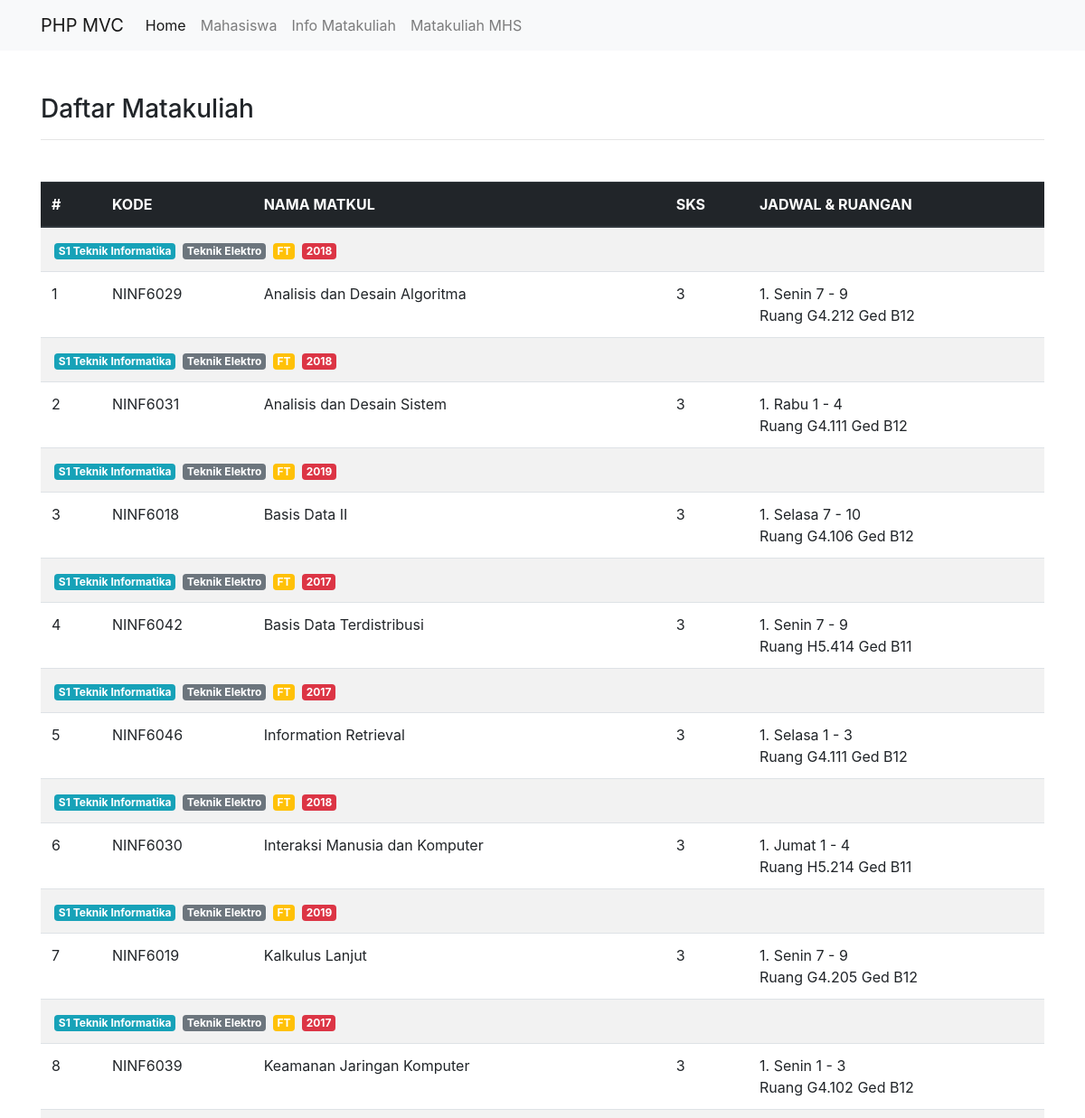
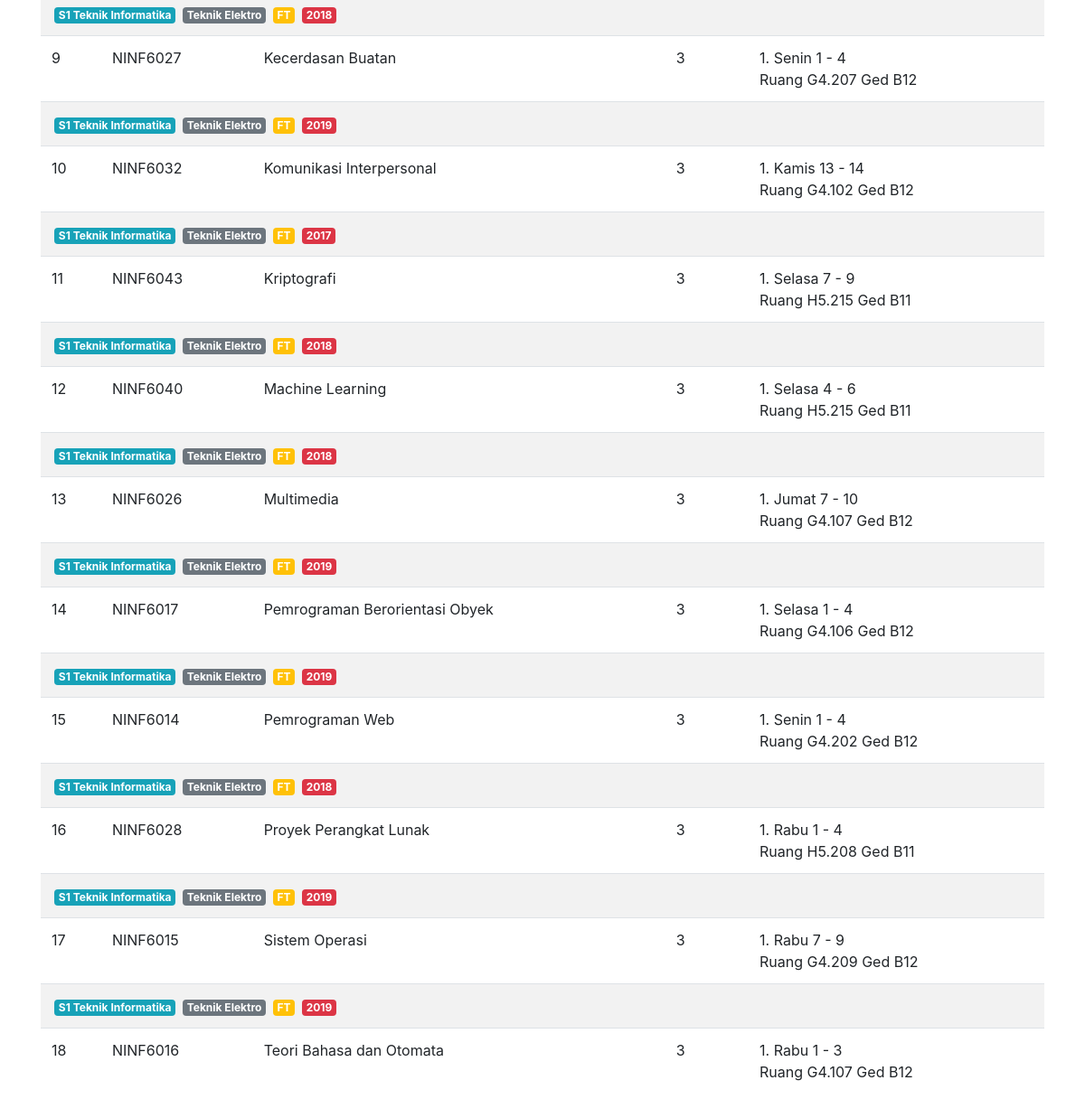
The page /public/matakuliah on the database its author committed (2 pictures, top to bottom).
### tables this page shows
CREATE TABLE `matakuliah` (
  `id_matkul` int(11) NOT NULL,
  `nama_matkul` varchar(50) NOT NULL,
  `kode_matkul` varchar(50) NOT NULL,
  `sks` int(11) NOT NULL,
  `scpl` varchar(255) NOT NULL,
  `cpmk` text NOT NULL,
  `deskripsi` text DEFAULT NULL,
  `kelas` varchar(50) NOT NULL,
  `offr` varchar(11) NOT NULL,
  `angkatan` int(11) NOT NULL,
  `jam` varchar(50) NOT NULL,
  `hari` varchar(50) NOT NULL,
  `ruangan` varchar(255) NOT NULL
);

### app/core/Controller.php (called while the page is built, shortened)
<?php
class Controller {
    public function view($view, $data = [])
    {
        require_once '../app/views/' . $view . '.php';
    }
    public function model($model)
    {
        return new $model;
    }
}

### app/controllers/Matakuliah.php (called while the page is built, shortened)
<?php
class Matakuliah extends Controller
{
    public function index()
    {
        $data = [
            'judul' => 'Home',
            'nama' => $this->model('User_model')->getUser(),
            'matkul' => $this->model('Matakuliah_model')->getAllMatakuliah(),
        ];
        $this->view('home/matkul', $data);
    }
}

### app/core/App.php (called while the page is built, shortened)
<?php
class App
{
    protected $method = 'index';
    protected $params = [];
    public function __construct()
    {
        $this->controller = new $this->controller;
        call_user_func_array([$this->controller, $this->method], $this->params);
    }
}

### public/index.php (called while the page is built, shortened)
<?php
$app = new App;

### app/core/Database.php (called while the page is built, shortened)
<?php
class Database {
    private $host = DB_HOST;
    private $user = DB_USER;
    private $pass = DB_PASS;
    private $db_name = DB_NAME;
    private $dbh;
    private $stmt;
    public function __construct()
    {
        $dsn = 'mysql:host=' . $this->host . ';dbname=' . $this->db_name;
        $option = [
            PDO::ATTR_PERSISTENT => true,
            PDO::ATTR_ERRMODE => PDO::ERRMODE_EXCEPTION
        ];
        try {
            $this->dbh = new PDO($dsn, $this->user, $this->pass, $option);
        } catch(PDOException $e) {
            die($e->getMessage());
        }
    }
    public function query($query)
    {
        $this->stmt = $this->dbh->prepare($query);
    }
    public function execute()
    {
        $this->stmt->execute();
    }
    public function resultSet()
    {
        $this->execute();
        return $this->stmt->fetchAll(PDO::FETCH_ASSOC);
    }
}

### app/models/Matakuliah_model.php (called while the page is built, shortened)
<?php
class Matakuliah_model
{
    private $table = 'matakuliah';
    private $db;
    public function __construct()
    {
        $this->db = new Database;
    }
    public function getAllMatakuliah()
    {
        $this->db->query('SELECT * FROM ' . $this->table . ' GROUP BY nama_matkul');
        return $this->db->resultSet();
    }
}

### app/models/User_model.php (called while the page is built)
<?php
class User_model
{
    private $nama = 'Edo Sugita Ibrahim';
    public function getUser()
    {
        return $this->nama;
    }
}

### app/views/home/matkul.php (the view)
<div class="container mt-5 mb-5">
    <main>
        <div class="row">
            <div class="col-md-12">
                <h3>Daftar Matakuliah</h3>
                <hr>
            </div>
            <div class="col-md-12" style="margin-top: 30px;">
                <div class="table-responsive">
                    <table class="table table-striped tb">
                        <thead class="thead-dark">
                            <tr>
                                <th scope="col">#</th>
                                <th scope="col">KODE</th>
                                <th scope="col">NAMA MATKUL</th>
                                <th scope="col">SKS</th>
                                <th scope="col">JADWAL & RUANGAN</th>
                            </tr>
                        </thead>
                        <tbody>
                            <?php $i = 1; ?>
                            <?php foreach ($data['matkul'] as $display) : ?>
                                <tr>
                                    <td scope="col" colspan="6">
                                        <span class="badge badge-info">S1 Teknik Informatika</span>
                                        <span class="badge badge-secondary">Teknik Elektro</span>
                                        <span class="badge badge-warning" style="color: #fff;">FT</span>
                                        <span class="badge badge-danger"><?= $display['angkatan']; ?></span>
                                    </td>
                                </tr>
                                <tr>
                                    <td scope=" col"><?= $i++; ?></td>
                                    <td scope="col"><?= $display['kode_matkul']; ?></td>
                                    <td scope="col"><?= $display['nama_matkul']; ?></td>
                                    <td scope="col"><?= $display['sks']; ?></td>
                                    <td scope="col">1. <?= $display['hari'] . ' ' . $display['jam'] . '<br>' . $display['ruangan']; ?></td>
                                </tr>
                            <?php endforeach; ?>
                        </tbody>
                    </table>
                </div>
            </div>
        </div>
    </main>
</div>

### public/css/style.css (style rules this page uses)
.badge { margin-left: 3px; }

### rows shown on the page
matakuliah: angkatan "2018", kode_matkul "NINF6029", nama_matkul "Analisis dan Desain Algoritma", sks "3", hari "Senin", jam "7 - 9", ruangan "Ruang G4.212 Ged B12"
matakuliah: angkatan "2018", kode_matkul "NINF6031", nama_matkul "Analisis dan Desain Sistem", sks "3", hari "Rabu", jam "1 - 4", ruangan "Ruang G4.111 Ged B12"
matakuliah: angkatan "2019", kode_matkul "NINF6018", nama_matkul "Basis Data II", sks "3", hari "Selasa", jam "7 - 10", ruangan "Ruang G4.106 Ged B12"
matakuliah: angkatan "2017", kode_matkul "NINF6042", nama_matkul "Basis Data Terdistribusi", sks "3", hari "Senin", jam "7 - 9", ruangan "Ruang H5.414 Ged B11"
matakuliah: angkatan "2017", kode_matkul "NINF6046", nama_matkul "Information Retrieval", sks "3", hari "Selasa", jam "1 - 3", ruangan "Ruang G4.111 Ged B12"
matakuliah: angkatan "2018", kode_matkul "NINF6030", nama_matkul "Interaksi Manusia dan Komputer", sks "3", hari "Jumat", jam "1 - 4", ruangan "Ruang H5.214 Ged B11"
matakuliah: angkatan "2019", kode_matkul "NINF6019", nama_matkul "Kalkulus Lanjut", sks "3", hari "Senin", jam "7 - 9", ruangan "Ruang G4.205 Ged B12"
matakuliah: angkatan "2017", kode_matkul "NINF6039", nama_matkul "Keamanan Jaringan Komputer", sks "3", hari "Senin", jam "1 - 3", ruangan "Ruang G4.102 Ged B12"
matakuliah: angkatan "2018", kode_matkul "NINF6027", nama_matkul "Kecerdasan Buatan", sks "3", hari "Senin", jam "1 - 4", ruangan "Ruang G4.207 Ged B12"
matakuliah: angkatan "2019", kode_matkul "NINF6032", nama_matkul "Komunikasi Interpersonal", sks "3", hari "Kamis", jam "13 - 14", ruangan "Ruang G4.102 Ged B12"
matakuliah: angkatan "2017", kode_matkul "NINF6043", nama_matkul "Kriptografi", sks "3", hari "Selasa", jam "7 - 9", ruangan "Ruang H5.215 Ged B11"
matakuliah: angkatan "2018", kode_matkul "NINF6040", nama_matkul "Machine Learning", sks "3", hari "Selasa", jam "4 - 6", ruangan "Ruang H5.215 Ged B11"
matakuliah: angkatan "2018", kode_matkul "NINF6026", nama_matkul "Multimedia", sks "3", hari "Jumat", jam "7 - 10", ruangan "Ruang G4.107 Ged B12"
matakuliah: angkatan "2019", kode_matkul "NINF6017", nama_matkul "Pemrograman Berorientasi Obyek", sks "3", hari "Selasa", jam "1 - 4", ruangan "Ruang G4.106 Ged B12"
matakuliah: angkatan "2019", kode_matkul "NINF6014", nama_matkul "Pemrograman Web", sks "3", hari "Senin", jam "1 - 4", ruangan "Ruang G4.202 Ged B12"
matakuliah: angkatan "2018", kode_matkul "NINF6028", nama_matkul "Proyek Perangkat Lunak", sks "3", hari "Rabu", jam "1 - 4", ruangan "Ruang H5.208 Ged B11"
matakuliah: angkatan "2019", kode_matkul "NINF6015", nama_matkul "Sistem Operasi", sks "3", hari "Rabu", jam "7 - 9", ruangan "Ruang G4.209 Ged B12"
matakuliah: angkatan "2019", kode_matkul "NINF6016", nama_matkul "Teori Bahasa dan Otomata", sks "3", hari "Rabu", jam "1 - 3", ruangan "Ruang G4.107 Ged B12"
